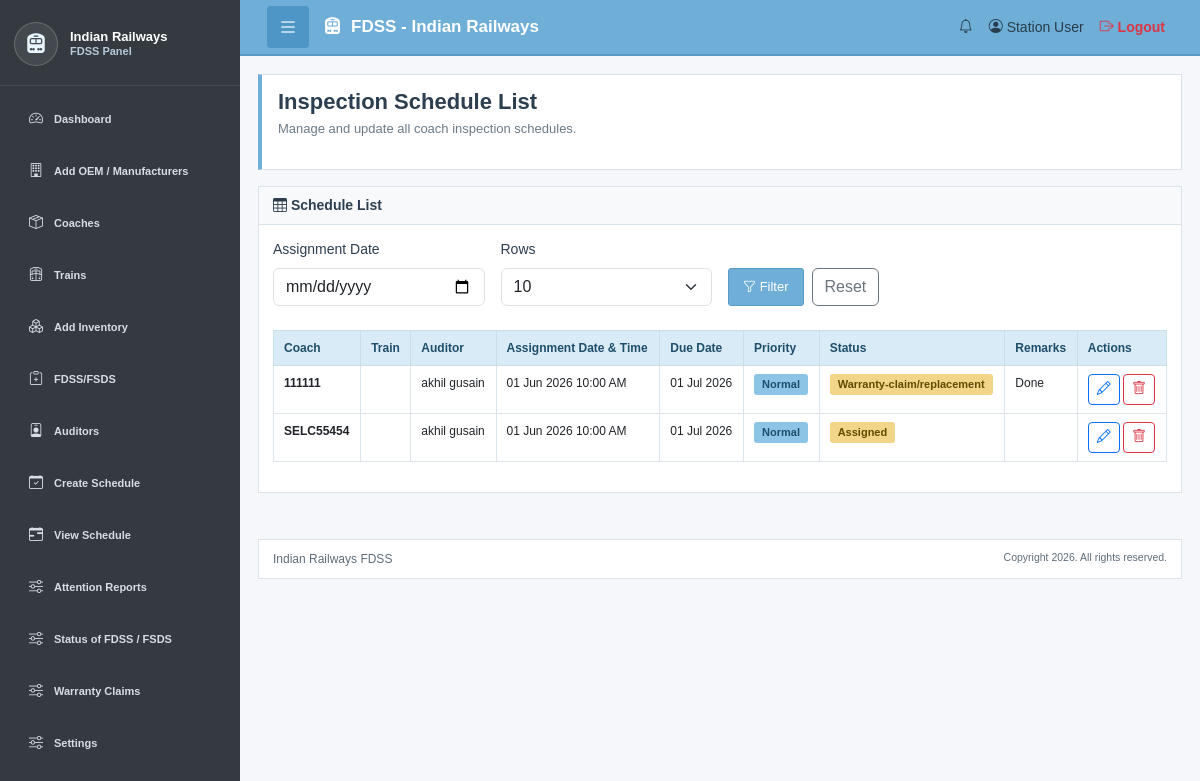
/schedule-list.php1.php (signed in), run on an earlier commit of the app's database.
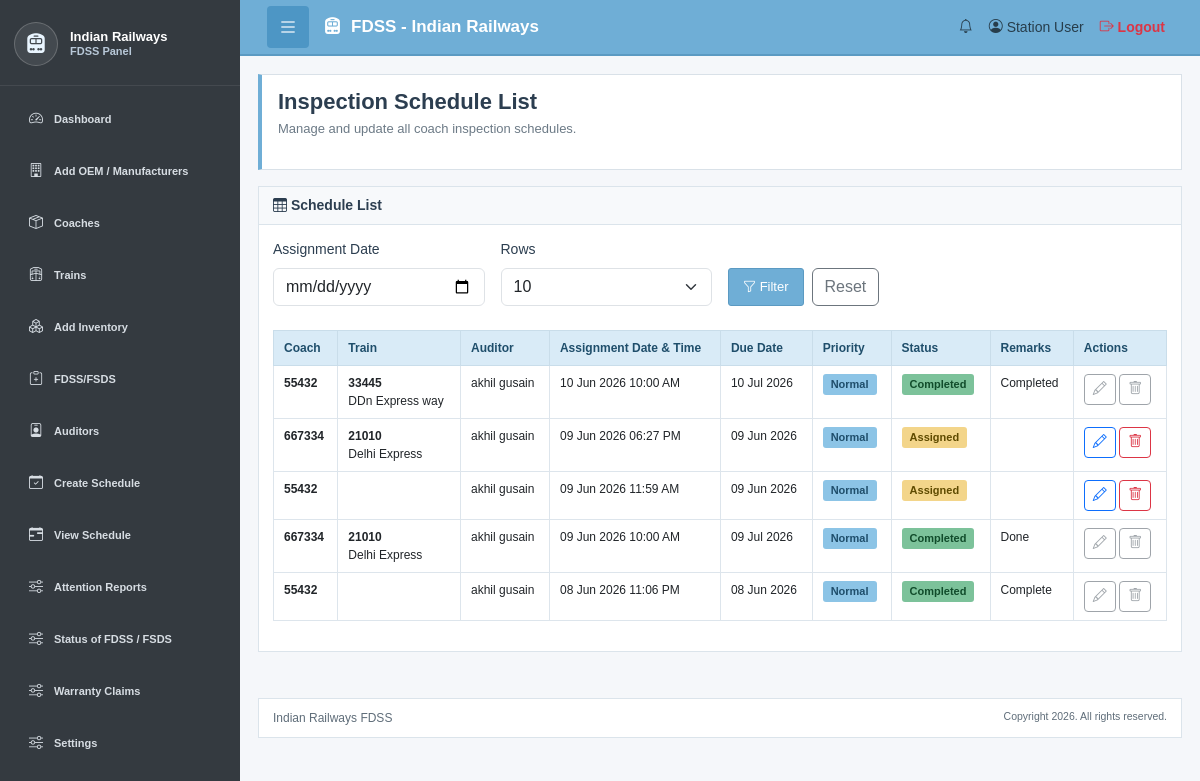
And on a later commit of the database.
### tables this page shows
CREATE TABLE `fdss_coach_schedule` (
  `schedule_id` int(11) NOT NULL,
  `coach_id` int(11) NOT NULL,
  `train_info_id` bigint(20) DEFAULT NULL,
  `last_inspection_date` date DEFAULT NULL,
  `next_due_date` date DEFAULT NULL,
  `status` enum('Pending','Assigned','Completed','Warranty-claim/replacement') DEFAULT 'Pending',
  `auditor_id` int(11) DEFAULT NULL,
  `assignment_date_time` datetime DEFAULT NULL,
  `Inspection_Type` varchar(255) DEFAULT NULL,
  `priority` enum('Normal','High') DEFAULT 'Normal',
  `special_remarks` text DEFAULT NULL,
  `created_at` timestamp NULL DEFAULT current_timestamp(),
  `updated_at` timestamp NULL DEFAULT current_timestamp() ON UPDATE current_timestamp(),
  `user_id` int(11) NOT NULL,
  `schedule_status` int(11) NOT NULL DEFAULT 0
);

CREATE TABLE `fdss_train_coach` (
  `coach_id` int(11) NOT NULL,
  `train_info_id` varchar(10) DEFAULT NULL,
  `coach_no` varchar(50) NOT NULL,
  `Type` varchar(20) DEFAULT NULL,
  `coach_type` varchar(100) DEFAULT NULL,
  `user_id` int(11) NOT NULL,
  `coach_status` enum('Detached','Intact') DEFAULT NULL,
  `status` enum('Active','Inactive') DEFAULT 'Active',
  `next_inspection_date` date DEFAULT NULL,
  `created_at` timestamp NULL DEFAULT current_timestamp(),
  `updated_at` timestamp NULL DEFAULT current_timestamp() ON UPDATE current_timestamp(),
  `schedule_status` int(11) NOT NULL DEFAULT 0 COMMENT 'O means coach is free 1 means cach work is progress'
);

CREATE TABLE `fdss_users` (
  `user_id` int(11) NOT NULL,
  `user_name` varchar(150) NOT NULL,
  `user_code` varchar(50) DEFAULT NULL,
  `username` varchar(100) NOT NULL,
  `email` varchar(150) NOT NULL,
  `password_hash` varchar(255) NOT NULL,
  `full_name` varchar(150) DEFAULT NULL,
  `phone` varchar(20) DEFAULT NULL,
  `designation` varchar(100) DEFAULT NULL,
  `address` text DEFAULT NULL,
  `role` enum('SUPER_ADMIN','ADMIN','ORG_ADMIN','ORG_USER','AUDITOR') NOT NULL DEFAULT 'ORG_ADMIN',
  `station_id` int(11) DEFAULT NULL,
  `start_date` date DEFAULT NULL,
  `end_date` date DEFAULT NULL,
  `profile` text DEFAULT NULL,
  `status` enum('Active','Inactive') DEFAULT 'Active',
  `created_by_user_id` int(11) DEFAULT NULL,
  `created_at` timestamp NULL DEFAULT current_timestamp(),
  `updated_at` timestamp NULL DEFAULT current_timestamp() ON UPDATE current_timestamp()
);

CREATE TABLE `fdss_train_information` (
  `train_info_id` bigint(20) NOT NULL,
  `user_id` int(11) NOT NULL,
  `train_no` varchar(50) NOT NULL,
  `train_name` varchar(150) NOT NULL,
  `No_of_Coach` int(11) DEFAULT NULL,
  `status` enum('Active','Inactive') DEFAULT 'Active',
  `created_at` timestamp NULL DEFAULT current_timestamp(),
  `updated_at` timestamp NULL DEFAULT current_timestamp() ON UPDATE current_timestamp()
);

### schedule-list.php1.php (the view, shortened to what the changed rows need)
<?php
require_once 'config/db.php';
$user_id = (int) $_SESSION['user_id'];
function e($value)
{
    return htmlspecialchars((string)$value, ENT_QUOTES, 'UTF-8');
}
$message = '';
$selected_rows_per_page = $_GET['rows_per_page'] ?? '10';
$schedule_limit = $selected_rows_per_page === 'all'
    ? null
    : (int) $selected_rows_per_page;
$schedule_uses_coach_id = false;
$schedule_column_check = $conn->query("SHOW COLUMNS FROM fdss_coach_schedule LIKE 'coach_id'");
if ($schedule_column_check && $schedule_column_check->num_rows > 0) {
    $schedule_uses_coach_id = true;
}
$schedule_uses_coach_no = false;
$schedules = [];
$where_clause = "WHERE s.user_id = ?";
$bind_types = "i";
$bind_values = [$user_id];
if ($schedule_uses_coach_id) {
    $coach_no_select = $schedule_uses_coach_no
        ? "COALESCE(c.coach_no, s.coach_no) AS coach_no"
        : "c.coach_no";
    $query = "SELECT
                s.schedule_id,
                s.coach_id,
                $coach_no_select,
                COALESCE(s.train_info_id, c.train_info_id) AS train_info_id,
                s.last_inspection_date,
                s.next_due_date,
                s.status,
                s.assignment_date_time,
                s.priority,
                s.special_remarks,
                u.user_name,
                u.full_name,
                u.user_id AS auditor_user_id,
                t.train_no,
                t.train_name
              FROM fdss_coach_schedule s
              LEFT JOIN fdss_train_coach c
                ON c.coach_id = s.coach_id
                AND c.user_id = s.user_id
              LEFT JOIN fdss_users u
                ON u.user_id = s.auditor_id
              LEFT JOIN fdss_train_information t
                ON t.train_info_id = COALESCE(s.train_info_id, c.train_info_id)
              $where_clause
              ORDER BY s.assignment_date_time DESC, s.schedule_id DESC";
}
if ($schedule_limit !== null) {
    $query .= " LIMIT ?";
    $bind_types .= "i";
    $bind_values[] = $schedule_limit;
}
$stmt = $conn->prepare($query);
if ($stmt) {
    $bind_references = [];
    foreach ($bind_values as $key => $value) {
        $bind_references[$key] = &$bind_values[$key];
    }
    $stmt->bind_param($bind_types, ...$bind_references);
    $stmt->execute();
    $result = $stmt->get_result();
    while ($row = $result->fetch_assoc()) {
        $schedules[] = $row;
    }
} elseif ($message === '') {
    $message = "Schedule Fetch SQL Error: " . $conn->error;
    $message_type = "danger";
}
?>
<!DOCTYPE html>
<html lang="en">
<head>
    <link href="https://cdnjs.cloudflare.com/ajax/libs/bootstrap/5.3.0/css/bootstrap.min.css"
          rel="stylesheet">
    <link href="https://cdnjs.cloudflare.com/ajax/libs/bootstrap-icons/1.11.0/font/bootstrap-icons.min.css"
          rel="stylesheet">
    <link href="assets/css/styles.css"
          rel="stylesheet">
</head>
<body>
<div class="sidebar-container">
<main class="main-content">
    <div class="page-header">
        <div>
            <h1>
                Inspection Schedule List
            </h1>
        </div>
    </div>
    <div class="content-card">
        <div class="card-body">
            <div class="table-wrapper">
                <table class="table table-hover">
                    <thead>
                    <tr>
                        <th>Coach</th>
                        <th>Train</th>
                        <th>Auditor</th>
                        <th>Assignment Date & Time</th>
                        <th>Due Date</th>
                        <th>Priority</th>
                        <th>Status</th>
                        <th>Remarks</th>
                        <th>Actions</th>
                    </tr>
                    </thead>
                    <tbody>
                    <?php if (empty($schedules)): ?>
                        <tr>
                            <td colspan="9"
                                class="text-center text-muted py-4">
                                No schedules found.
                            </td>
                        </tr>
                    <?php else: ?>
                        <?php foreach ($schedules as $schedule): ?>
                            <?php $is_completed = $schedule['status'] === 'Completed'; ?>
                            <tr>
                                <td>
                                    <strong>
                                        <?php echo e($schedule['coach_no']); ?>
                                    </strong>
                                </td>
                                <td>
                                    <strong>
                                        <?php echo e($schedule['train_no']); ?>
                                    </strong>
                                    <br>
                                    <?php echo e($schedule['train_name']); ?>
                                </td>
                                <td>
                                    <?php
                                    echo e(
                                        !empty($schedule['full_name'])
                                        ? $schedule['full_name']
                                        : $schedule['user_name']
                                    );
                                    ?>
                                </td>
                                <td>
                                    <?php
                                    echo $schedule['assignment_date_time']
                                        ? date('d M Y h:i A', strtotime($schedule['assignment_date_time']))
                                        : '-';
                                    ?>
                                </td>
                                <td>
                                    <?php
                                    echo $schedule['next_due_date']
                                        ? date('d M Y', strtotime($schedule['next_due_date']))
                                        : '-';
                                    ?>
                                </td>
                                <td>
                                    <?php
                                    $priority_class =
                                        ($schedule['priority'] === 'High')
                                        ? 'badge-danger'
                                        : 'badge-info';
                                    ?>
                                    <span class="badge <?php echo $priority_class; ?>">
                                        <?php echo e($schedule['priority']); ?>
                                    </span>
                                </td>
                                <td>
                                    <?php
                                    $status_class = 'badge-warning';
                                    if ($schedule['status'] === 'Completed') {
                                        $status_class = 'badge-success';
                                    }
                                    ?>
                                    <span class="badge <?php echo $status_class; ?>">
                                        <?php echo e($schedule['status']); ?>
                                    </span>
                                </td>
                                <td>
                                    <?php echo e($schedule['special_remarks']); ?>
                                </td>
                                <td>
                                    <?php if ($is_completed): ?>
                                        <button
                                            class="btn btn-sm btn-outline-secondary"
                                            title="Completed schedule cannot be edited"
                                            disabled>
                                            <i class="bi bi-pencil"></i>
                                        </button>
                                        <button
                                            class="btn btn-sm btn-outline-secondary"
                                            title="Completed schedule cannot be deleted"
                                            disabled>
                                            <i class="bi bi-trash"></i>
                                        </button>
                                    <?php else: ?>
                                    <button
                                        class="btn btn-sm btn-outline-primary"
                                        onclick="editSchedule(
                                            '<?php echo e($schedule['schedule_id']); ?>',
                                            '<?php echo e($schedule['auditor_user_id']); ?>',
                                            '<?php echo e($schedule['assignment_date_time']); ?>',
                                            '<?php echo e($schedule['priority']); ?>',
                                            '<?php echo e(addslashes($schedule['special_remarks'])); ?>',
                                            '<?php echo e($schedule['status']); ?>'
                                        )"
                                        data-bs-toggle="modal"
                                        data-bs-target="#editModal">
                                        <i class="bi bi-pencil"></i>
                                    </button>
                                    <button
                                        class="btn btn-sm btn-outline-danger"
                                        onclick="deleteSchedule(
                                            '<?php echo e($schedule['schedule_id']); ?>',
                                            '<?php echo e($schedule['coach_no']); ?>',
                                            '<?php echo e($schedule['train_info_id']); ?>'
                                        )">
                                        <i class="bi bi-trash"></i>
                                    </button>
                                    <?php endif; ?>
                                </td>
                            </tr>
                        <?php endforeach; ?>
                    <?php endif; ?>
                    </tbody>
                </table>
            </div>
        </div>
    </div>
</main>
</div>
</body>
</html>

What changed in the data, as far as the page shows it:
removed fdss_coach_schedule: coach.coach_no "111111", auditor.user_name "akhil gusain", assignment_date_time "01 Jun 2026 10:00 AM", next_due_date "01 Jul 2026", priority "Normal", status "Warranty-claim/replacement", special_remarks "Done"
removed fdss_coach_schedule: coach.coach_no "SELC55454", auditor.user_name "akhil gusain", assignment_date_time "01 Jun 2026 10:00 AM", next_due_date "01 Jul 2026", priority "Normal", status "Assigned"
added fdss_coach_schedule: coach.coach_no "55432", train_info.train_no "33445", train_info.train_name "DDn Express way", auditor.user_name "akhil gusain", assignment_date_time "10 Jun 2026 10:00 AM", next_due_date "10 Jul 2026", priority "Normal", status "Completed", special_remarks "Completed"
added fdss_coach_schedule: coach.coach_no "667334", train_info.train_no "21010", train_info.train_name "Delhi Express", auditor.user_name "akhil gusain", assignment_date_time "09 Jun 2026 06:27 PM", next_due_date "09 Jun 2026", priority "Normal", status "Assigned"
added fdss_coach_schedule: coach.coach_no "55432", auditor.user_name "akhil gusain", assignment_date_time "09 Jun 2026 11:59 AM", next_due_date "09 Jun 2026", priority "Normal", status "Assigned"
added fdss_coach_schedule: coach.coach_no "667334", train_info.train_no "21010", train_info.train_name "Delhi Express", auditor.user_name "akhil gusain", assignment_date_time "09 Jun 2026 10:00 AM", next_due_date "09 Jul 2026", priority "Normal", status "Completed", special_remarks "Done"
added fdss_coach_schedule: coach.coach_no "55432", auditor.user_name "akhil gusain", assignment_date_time "08 Jun 2026 11:06 PM", next_due_date "08 Jun 2026", priority "Normal", status "Completed", special_remarks "Complete"
